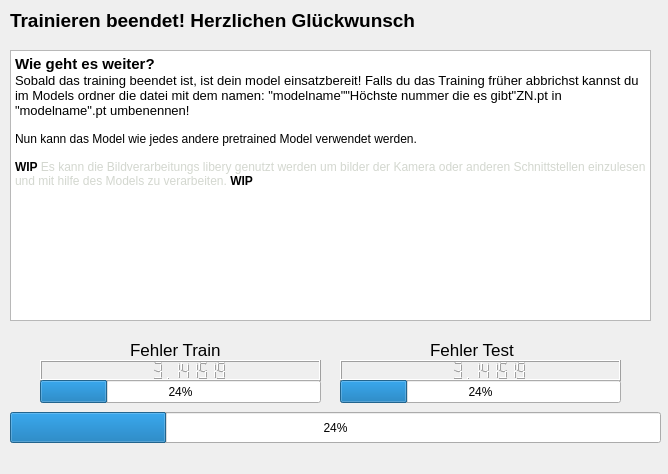
<?xml version="1.0" encoding="UTF-8"?>
<ui version="4.0">
 <class>MainWindow</class>
 <widget class="QMainWindow" name="MainWindow">
  <property name="geometry">
   <rect>
    <x>0</x>
    <y>0</y>
    <width>668</width>
    <height>474</height>
   </rect>
  </property>
  <property name="windowTitle">
   <string>MainWindow</string>
  </property>
  <widget class="QWidget" name="centralwidget">
   <widget class="QProgressBar" name="progressBar">
    <property name="geometry">
     <rect>
      <x>10</x>
      <y>412</y>
      <width>651</width>
      <height>31</height>
     </rect>
    </property>
    <property name="value">
     <number>24</number>
    </property>
   </widget>
   <widget class="QLCDNumber" name="lcdNumber">
    <property name="geometry">
     <rect>
      <x>40</x>
      <y>360</y>
      <width>281</width>
      <height>21</height>
     </rect>
    </property>
    <property name="digitCount">
     <number>10</number>
    </property>
    <property name="value" stdset="0">
     <double>3.141519000000000</double>
    </property>
   </widget>
   <widget class="QLabel" name="label_2">
    <property name="geometry">
     <rect>
      <x>130</x>
      <y>340</y>
      <width>131</width>
      <height>20</height>
     </rect>
    </property>
    <property name="font">
     <font>
      <pointsize>13</pointsize>
     </font>
    </property>
    <property name="text">
     <string>Fehler Train</string>
    </property>
   </widget>
   <widget class="QLabel" name="sucessLabel">
    <property name="geometry">
     <rect>
      <x>10</x>
      <y>10</y>
      <width>711</width>
      <height>21</height>
     </rect>
    </property>
    <property name="font">
     <font>
      <pointsize>14</pointsize>
      <weight>75</weight>
      <bold>true</bold>
     </font>
    </property>
    <property name="text">
     <string>Trainieren beendet! Herzlichen Glückwunsch</string>
    </property>
   </widget>
   <widget class="QProgressBar" name="progressBar1">
    <property name="geometry">
     <rect>
      <x>40</x>
      <y>380</y>
      <width>281</width>
      <height>23</height>
     </rect>
    </property>
    <property name="value">
     <number>24</number>
    </property>
   </widget>
   <widget class="QLCDNumber" name="lcdNumber2">
    <property name="geometry">
     <rect>
      <x>340</x>
      <y>360</y>
      <width>281</width>
      <height>21</height>
     </rect>
    </property>
    <property name="digitCount">
     <number>10</number>
    </property>
    <property name="value" stdset="0">
     <double>3.141519000000000</double>
    </property>
   </widget>
   <widget class="QProgressBar" name="progressBar2">
    <property name="geometry">
     <rect>
      <x>340</x>
      <y>380</y>
      <width>281</width>
      <height>23</height>
     </rect>
    </property>
    <property name="value">
     <number>24</number>
    </property>
   </widget>
   <widget class="QLabel" name="label_4">
    <property name="geometry">
     <rect>
      <x>430</x>
      <y>340</y>
      <width>131</width>
      <height>20</height>
     </rect>
    </property>
    <property name="font">
     <font>
      <pointsize>13</pointsize>
     </font>
    </property>
    <property name="text">
     <string>Fehler Test</string>
    </property>
   </widget>
   <widget class="QTextBrowser" name="textBrowser">
    <property name="geometry">
     <rect>
      <x>10</x>
      <y>50</y>
      <width>641</width>
      <height>271</height>
     </rect>
    </property>
    <property name="html">
     <string>&lt;!DOCTYPE HTML PUBLIC &quot;-//W3C//DTD HTML 4.0//EN&quot; &quot;http://www.w3.org/TR/REC-html40/strict.dtd&quot;&gt;
&lt;html&gt;&lt;head&gt;&lt;meta name=&quot;qrichtext&quot; content=&quot;1&quot; /&gt;&lt;style type=&quot;text/css&quot;&gt;
p, li { white-space: pre-wrap; }
&lt;/style&gt;&lt;/head&gt;&lt;body style=&quot; font-family:'Noto Sans'; font-size:9pt; font-weight:400; font-style:normal;&quot;&gt;
&lt;p style=&quot; margin-top:0px; margin-bottom:0px; margin-left:0px; margin-right:0px; -qt-block-indent:0; text-indent:0px;&quot;&gt;&lt;span style=&quot; font-size:11pt; font-weight:600;&quot;&gt;Wie geht es weiter?&lt;/span&gt;&lt;/p&gt;
&lt;p style=&quot; margin-top:0px; margin-bottom:0px; margin-left:0px; margin-right:0px; -qt-block-indent:0; text-indent:0px;&quot;&gt;&lt;span style=&quot; font-size:10pt;&quot;&gt;Sobald das training beendet ist, ist dein model einsatzbereit! Falls du das Training früher abbrichst kannst du im Models ordner die datei mit dem namen: &amp;quot;modelname&amp;quot;&amp;quot;Höchste nummer die es gibt&amp;quot;ZN.pt in &amp;quot;modelname&amp;quot;.pt umbenennen!&lt;/span&gt;&lt;/p&gt;
&lt;p style=&quot;-qt-paragraph-type:empty; margin-top:0px; margin-bottom:0px; margin-left:0px; margin-right:0px; -qt-block-indent:0; text-indent:0px;&quot;&gt;&lt;br /&gt;&lt;/p&gt;
&lt;p style=&quot; margin-top:0px; margin-bottom:0px; margin-left:0px; margin-right:0px; -qt-block-indent:0; text-indent:0px;&quot;&gt;Nun kann das Model wie jedes andere pretrained Model verwendet werden.&lt;/p&gt;
&lt;p style=&quot;-qt-paragraph-type:empty; margin-top:0px; margin-bottom:0px; margin-left:0px; margin-right:0px; -qt-block-indent:0; text-indent:0px;&quot;&gt;&lt;br /&gt;&lt;/p&gt;
&lt;p style=&quot; margin-top:0px; margin-bottom:0px; margin-left:0px; margin-right:0px; -qt-block-indent:0; text-indent:0px;&quot;&gt;&lt;span style=&quot; font-weight:600;&quot;&gt;WIP&lt;/span&gt;&lt;span style=&quot; font-weight:600; color:#d3d7cf;&quot;&gt; &lt;/span&gt;&lt;span style=&quot; color:#d3d7cf;&quot;&gt;Es kann die Bildverarbeitungs libery genutzt werden um bilder der Kamera oder anderen Schnittstellen einzulesen und mit hilfe des Models zu verarbeiten. &lt;/span&gt;&lt;span style=&quot; font-weight:600;&quot;&gt;WIP&lt;/span&gt;&lt;/p&gt;
&lt;p style=&quot;-qt-paragraph-type:empty; margin-top:0px; margin-bottom:0px; margin-left:0px; margin-right:0px; -qt-block-indent:0; text-indent:0px; font-size:10pt;&quot;&gt;&lt;br /&gt;&lt;/p&gt;
&lt;p style=&quot;-qt-paragraph-type:empty; margin-top:0px; margin-bottom:0px; margin-left:0px; margin-right:0px; -qt-block-indent:0; text-indent:0px; font-size:10pt;&quot;&gt;&lt;br /&gt;&lt;/p&gt;&lt;/body&gt;&lt;/html&gt;</string>
    </property>
   </widget>
  </widget>
 </widget>
 <resources/>
 <connections/>
</ui>
